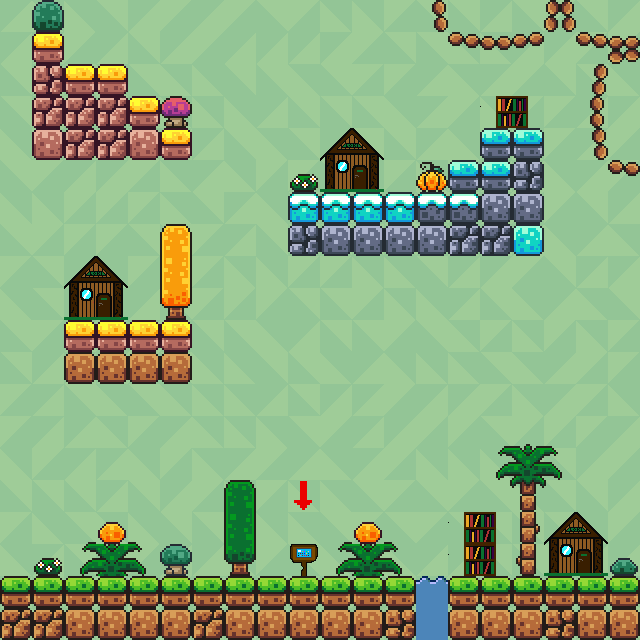

Tiled map render using the project's own tile images. Description and the map definition, with tile-layer contents summarised, below:
An orthogonal 20x20 tile map with 32x32 px tiles, 8 tile layers (Background, Decoration, Decoration, Teleporter, ...), 8 tilesets.

<map version="1.10" tiledversion="1.11.2" orientation="orthogonal" renderorder="right-down" width="20" height="20" tilewidth="32" tileheight="32" infinite="0" nextlayerid="13" nextobjectid="1">
 <tileset firstgid="1" source="Background.tsx" />
 <tileset firstgid="5" source="../../Collectables/Coin.tsx" />
 <tileset firstgid="6" source="Blocks.tsx" />
 <tileset firstgid="262" source="Buildings.tsx" />
 <tileset firstgid="504" source="portalrep.tsx" />
 <tileset firstgid="505" source="../level3/bobjet.tsx" />
 <tileset firstgid="517" source="../level2/Buildings.tsx" />
 <tileset firstgid="759" source="../level1/Buildings.tsx" />
 <layer id="2" name="Background" width="20" height="20">
  <data>[400 cells, 400 non-empty, 4 distinct tile ids]</data>
 </layer>
 <layer id="8" name="Decoration" width="20" height="20">
  <data>[400 cells, 77 non-empty, 44 distinct tile ids]</data>
 </layer>
 <layer id="12" name="Decoration" width="20" height="20">
  <data>[400 cells, 81 non-empty, 44 distinct tile ids]</data>
 </layer>
 <layer id="7" name="Teleporter" width="20" height="20">
  <data>[400 cells, 1 non-empty, 1 distinct tile ids]</data>
 </layer>
 <layer id="9" name="Portal" width="20" height="20">
  <data>[400 cells, 0 non-empty, 0 distinct tile ids]</data>
 </layer>
 <layer id="10" name="Enemy" width="20" height="20">
  <data>[400 cells, 0 non-empty, 0 distinct tile ids]</data>
 </layer>
 <layer id="3" name="Terrain" width="20" height="20">
  <data>[400 cells, 69 non-empty, 14 distinct tile ids]</data>
 </layer>
 <layer id="6" name="Collectibles" width="20" height="20">
  <data>[400 cells, 0 non-empty, 0 distinct tile ids]</data>
 </layer>
</map>
